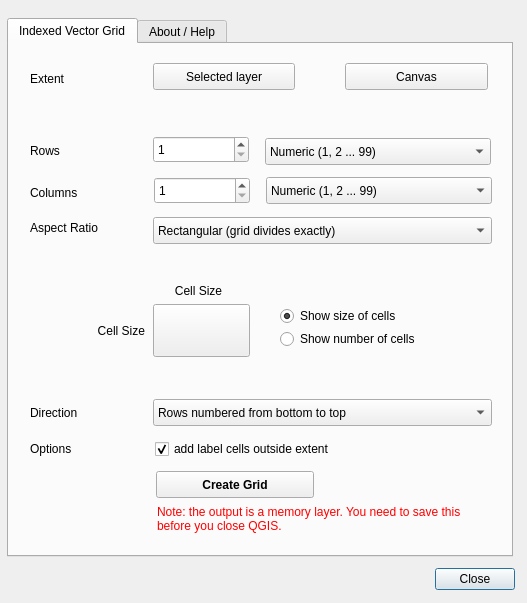
<?xml version="1.0" encoding="UTF-8"?>
<ui version="4.0">
 <class>createnamedgridDialogBase</class>
 <widget class="QDialog" name="createnamedgridDialogBase">
  <property name="geometry">
   <rect>
    <x>0</x>
    <y>0</y>
    <width>527</width>
    <height>603</height>
   </rect>
  </property>
  <property name="windowTitle">
   <string>create grid for indexing</string>
  </property>
  <widget class="QDialogButtonBox" name="button_box">
   <property name="enabled">
    <bool>true</bool>
   </property>
   <property name="geometry">
    <rect>
     <x>425</x>
     <y>563</y>
     <width>90</width>
     <height>32</height>
    </rect>
   </property>
   <property name="orientation">
    <enum>Qt::Horizontal</enum>
   </property>
   <property name="standardButtons">
    <set>QDialogButtonBox::Close</set>
   </property>
  </widget>
  <widget class="QTabWidget" name="tabWidget">
   <property name="geometry">
    <rect>
     <x>7</x>
     <y>18</y>
     <width>506</width>
     <height>539</height>
    </rect>
   </property>
   <property name="currentIndex">
    <number>0</number>
   </property>
   <widget class="QWidget" name="Createvectorgrid">
    <attribute name="title">
     <string>Indexed Vector Grid</string>
    </attribute>
    <widget class="QPushButton" name="pbLayerExtent">
     <property name="geometry">
      <rect>
       <x>144</x>
       <y>19</y>
       <width>142</width>
       <height>27</height>
      </rect>
     </property>
     <property name="text">
      <string>Selected layer</string>
     </property>
    </widget>
    <widget class="QPushButton" name="pbMapCanvasExtent">
     <property name="geometry">
      <rect>
       <x>336</x>
       <y>19</y>
       <width>143</width>
       <height>27</height>
      </rect>
     </property>
     <property name="text">
      <string>Canvas</string>
     </property>
    </widget>
    <widget class="QLabel" name="label_3">
     <property name="geometry">
      <rect>
       <x>21</x>
       <y>98</y>
       <width>66</width>
       <height>17</height>
      </rect>
     </property>
     <property name="text">
      <string>Rows</string>
     </property>
    </widget>
    <widget class="QLabel" name="label_4">
     <property name="geometry">
      <rect>
       <x>21</x>
       <y>140</y>
       <width>66</width>
       <height>17</height>
      </rect>
     </property>
     <property name="text">
      <string>Columns</string>
     </property>
    </widget>
    <widget class="QComboBox" name="cbRowNumbering">
     <property name="geometry">
      <rect>
       <x>256</x>
       <y>94</y>
       <width>226</width>
       <height>27</height>
      </rect>
     </property>
     <item>
      <property name="text">
       <string>Numeric (1, 2 ... 99)</string>
      </property>
     </item>
     <item>
      <property name="text">
       <string>Alphabetic (A, B ... CU, CV)</string>
      </property>
     </item>
     <item>
      <property name="text">
       <string>None</string>
      </property>
     </item>
    </widget>
    <widget class="QComboBox" name="cbColumnNumbering">
     <property name="geometry">
      <rect>
       <x>257</x>
       <y>133</y>
       <width>226</width>
       <height>27</height>
      </rect>
     </property>
     <property name="currentIndex">
      <number>0</number>
     </property>
     <item>
      <property name="text">
       <string>Numeric (1, 2 ... 99)</string>
      </property>
     </item>
     <item>
      <property name="text">
       <string>Alphabetic (A, B ... CU, CV)</string>
      </property>
     </item>
     <item>
      <property name="text">
       <string>None</string>
      </property>
     </item>
    </widget>
    <widget class="QLabel" name="label_5">
     <property name="geometry">
      <rect>
       <x>21</x>
       <y>360</y>
       <width>66</width>
       <height>17</height>
      </rect>
     </property>
     <property name="text">
      <string>Direction</string>
     </property>
    </widget>
    <widget class="QComboBox" name="cbDirection">
     <property name="geometry">
      <rect>
       <x>144</x>
       <y>355</y>
       <width>339</width>
       <height>27</height>
      </rect>
     </property>
     <item>
      <property name="text">
       <string>Rows numbered from bottom to top</string>
      </property>
     </item>
     <item>
      <property name="text">
       <string>Rows numbered from top to bottom</string>
      </property>
     </item>
    </widget>
    <widget class="QLabel" name="label_6">
     <property name="geometry">
      <rect>
       <x>21</x>
       <y>396</y>
       <width>66</width>
       <height>17</height>
      </rect>
     </property>
     <property name="text">
      <string>Options</string>
     </property>
    </widget>
    <widget class="QLabel" name="label_7">
     <property name="geometry">
      <rect>
       <x>148</x>
       <y>461</y>
       <width>334</width>
       <height>41</height>
      </rect>
     </property>
     <property name="styleSheet">
      <string notr="true">color:rgb(255, 0, 0)</string>
     </property>
     <property name="text">
      <string>Note: the output is a memory layer. You need to save this before you close QGIS.</string>
     </property>
     <property name="alignment">
      <set>Qt::AlignLeading|Qt::AlignLeft|Qt::AlignTop</set>
     </property>
     <property name="wordWrap">
      <bool>true</bool>
     </property>
    </widget>
    <widget class="QPushButton" name="pbCreate">
     <property name="geometry">
      <rect>
       <x>147</x>
       <y>427</y>
       <width>158</width>
       <height>27</height>
      </rect>
     </property>
     <property name="font">
      <font>
       <weight>75</weight>
       <bold>true</bold>
      </font>
     </property>
     <property name="text">
      <string>Create Grid</string>
     </property>
    </widget>
    <widget class="QLabel" name="label_8">
     <property name="geometry">
      <rect>
       <x>21</x>
       <y>177</y>
       <width>97</width>
       <height>19</height>
      </rect>
     </property>
     <property name="text">
      <string>Aspect Ratio</string>
     </property>
     <property name="alignment">
      <set>Qt::AlignLeading|Qt::AlignLeft|Qt::AlignTop</set>
     </property>
     <property name="wordWrap">
      <bool>true</bool>
     </property>
    </widget>
    <widget class="QComboBox" name="cbAspect">
     <property name="geometry">
      <rect>
       <x>144</x>
       <y>173</y>
       <width>339</width>
       <height>27</height>
      </rect>
     </property>
     <item>
      <property name="text">
       <string>Rectangular (grid divides exactly)</string>
      </property>
     </item>
     <item>
      <property name="text">
       <string>Square (exact number of squares vertically)</string>
      </property>
     </item>
     <item>
      <property name="text">
       <string>Square (exact number of squares horizontally)</string>
      </property>
     </item>
     <item>
      <property name="text">
       <string>Square (try to find best fit)</string>
      </property>
     </item>
    </widget>
    <widget class="QCheckBox" name="chShowLabels">
     <property name="geometry">
      <rect>
       <x>146</x>
       <y>394</y>
       <width>333</width>
       <height>22</height>
      </rect>
     </property>
     <property name="text">
      <string>add label cells outside extent</string>
     </property>
     <property name="checked">
      <bool>true</bool>
     </property>
    </widget>
    <widget class="QLabel" name="labInfo">
     <property name="enabled">
      <bool>false</bool>
     </property>
     <property name="geometry">
      <rect>
       <x>146</x>
       <y>48</y>
       <width>334</width>
       <height>21</height>
      </rect>
     </property>
     <property name="font">
      <font>
       <weight>75</weight>
       <bold>true</bold>
      </font>
     </property>
     <property name="text">
      <string/>
     </property>
     <property name="alignment">
      <set>Qt::AlignLeading|Qt::AlignLeft|Qt::AlignTop</set>
     </property>
     <property name="wordWrap">
      <bool>true</bool>
     </property>
    </widget>
    <widget class="QPushButton" name="pbAspect">
     <property name="geometry">
      <rect>
       <x>144</x>
       <y>260</y>
       <width>97</width>
       <height>53</height>
      </rect>
     </property>
     <property name="toolTip">
      <string extracomment="This shows the aspect ratio, and cell size using the current settings."/>
     </property>
     <property name="statusTip">
      <string extracomment="This shows the aspect ratio, and cell size using the current settings."/>
     </property>
     <property name="styleSheet">
      <string notr="true"/>
     </property>
     <property name="text">
      <string/>
     </property>
     <property name="flat">
      <bool>false</bool>
     </property>
    </widget>
    <widget class="QLabel" name="labWidth">
     <property name="geometry">
      <rect>
       <x>144</x>
       <y>238</y>
       <width>91</width>
       <height>17</height>
      </rect>
     </property>
     <property name="text">
      <string>Cell Size</string>
     </property>
     <property name="alignment">
      <set>Qt::AlignCenter</set>
     </property>
    </widget>
    <widget class="QLabel" name="labHeight">
     <property name="geometry">
      <rect>
       <x>70</x>
       <y>278</y>
       <width>66</width>
       <height>17</height>
      </rect>
     </property>
     <property name="text">
      <string>Cell Size</string>
     </property>
     <property name="alignment">
      <set>Qt::AlignRight|Qt::AlignTrailing|Qt::AlignVCenter</set>
     </property>
    </widget>
    <widget class="QLabel" name="label_10">
     <property name="geometry">
      <rect>
       <x>21</x>
       <y>30</y>
       <width>102</width>
       <height>10</height>
      </rect>
     </property>
     <property name="text">
      <string>Extent</string>
     </property>
    </widget>
    <widget class="QRadioButton" name="rbShowCellSize">
     <property name="geometry">
      <rect>
       <x>271</x>
       <y>261</y>
       <width>208</width>
       <height>22</height>
      </rect>
     </property>
     <property name="text">
      <string>Show size of cells</string>
     </property>
     <property name="checked">
      <bool>true</bool>
     </property>
    </widget>
    <widget class="QRadioButton" name="rbShowGridSize">
     <property name="geometry">
      <rect>
       <x>271</x>
       <y>284</y>
       <width>208</width>
       <height>22</height>
      </rect>
     </property>
     <property name="text">
      <string>Show number of cells</string>
     </property>
    </widget>
    <widget class="QSpinBox" name="sbRows">
     <property name="geometry">
      <rect>
       <x>144</x>
       <y>92</y>
       <width>96</width>
       <height>27</height>
      </rect>
     </property>
     <property name="minimum">
      <number>1</number>
     </property>
    </widget>
    <widget class="QSpinBox" name="sbColumns">
     <property name="geometry">
      <rect>
       <x>145</x>
       <y>133</y>
       <width>96</width>
       <height>27</height>
      </rect>
     </property>
     <property name="minimum">
      <number>1</number>
     </property>
    </widget>
   </widget>
   <widget class="QWidget" name="tab_2">
    <attribute name="title">
     <string>About / Help</string>
    </attribute>
    <widget class="QLabel" name="label">
     <property name="geometry">
      <rect>
       <x>7</x>
       <y>11</y>
       <width>341</width>
       <height>17</height>
      </rect>
     </property>
     <property name="font">
      <font>
       <weight>75</weight>
       <bold>true</bold>
      </font>
     </property>
     <property name="text">
      <string>Create vector grid for indexing</string>
     </property>
    </widget>
    <widget class="QLabel" name="label_2">
     <property name="geometry">
      <rect>
       <x>8</x>
       <y>39</y>
       <width>456</width>
       <height>389</height>
      </rect>
     </property>
     <property name="font">
      <font>
       <weight>50</weight>
       <bold>false</bold>
      </font>
     </property>
     <property name="text">
      <string>This is similar to the normal Create Vector Grid. 

 In addition, cells are individually numbered in a scheme similar to spreadsheets, for example 'A1','B12'. This is to allow you to create feature grid indexes, similar to those in road atlases.

NOTE:

The grid is only created as a memory layer, you need to remember to save it before you close QGIS!

You might need to set the CRS manually to match the original layer.


To do a grid lookup, use a spatial join (Join Attributes by Location), for example between the centroids of features in a layer to the name of the cell each point falls into. You can then use this joined layer as an attribute table in Composer.</string>
     </property>
     <property name="alignment">
      <set>Qt::AlignLeading|Qt::AlignLeft|Qt::AlignTop</set>
     </property>
     <property name="wordWrap">
      <bool>true</bool>
     </property>
    </widget>
   </widget>
  </widget>
 </widget>
 <resources/>
 <connections>
  <connection>
   <sender>button_box</sender>
   <signal>accepted()</signal>
   <receiver>createnamedgridDialogBase</receiver>
   <slot>accept()</slot>
   <hints>
    <hint type="sourcelabel">
     <x>20</x>
     <y>20</y>
    </hint>
    <hint type="destinationlabel">
     <x>20</x>
     <y>20</y>
    </hint>
   </hints>
  </connection>
  <connection>
   <sender>button_box</sender>
   <signal>rejected()</signal>
   <receiver>createnamedgridDialogBase</receiver>
   <slot>reject()</slot>
   <hints>
    <hint type="sourcelabel">
     <x>20</x>
     <y>20</y>
    </hint>
    <hint type="destinationlabel">
     <x>20</x>
     <y>20</y>
    </hint>
   </hints>
  </connection>
 </connections>
</ui>
